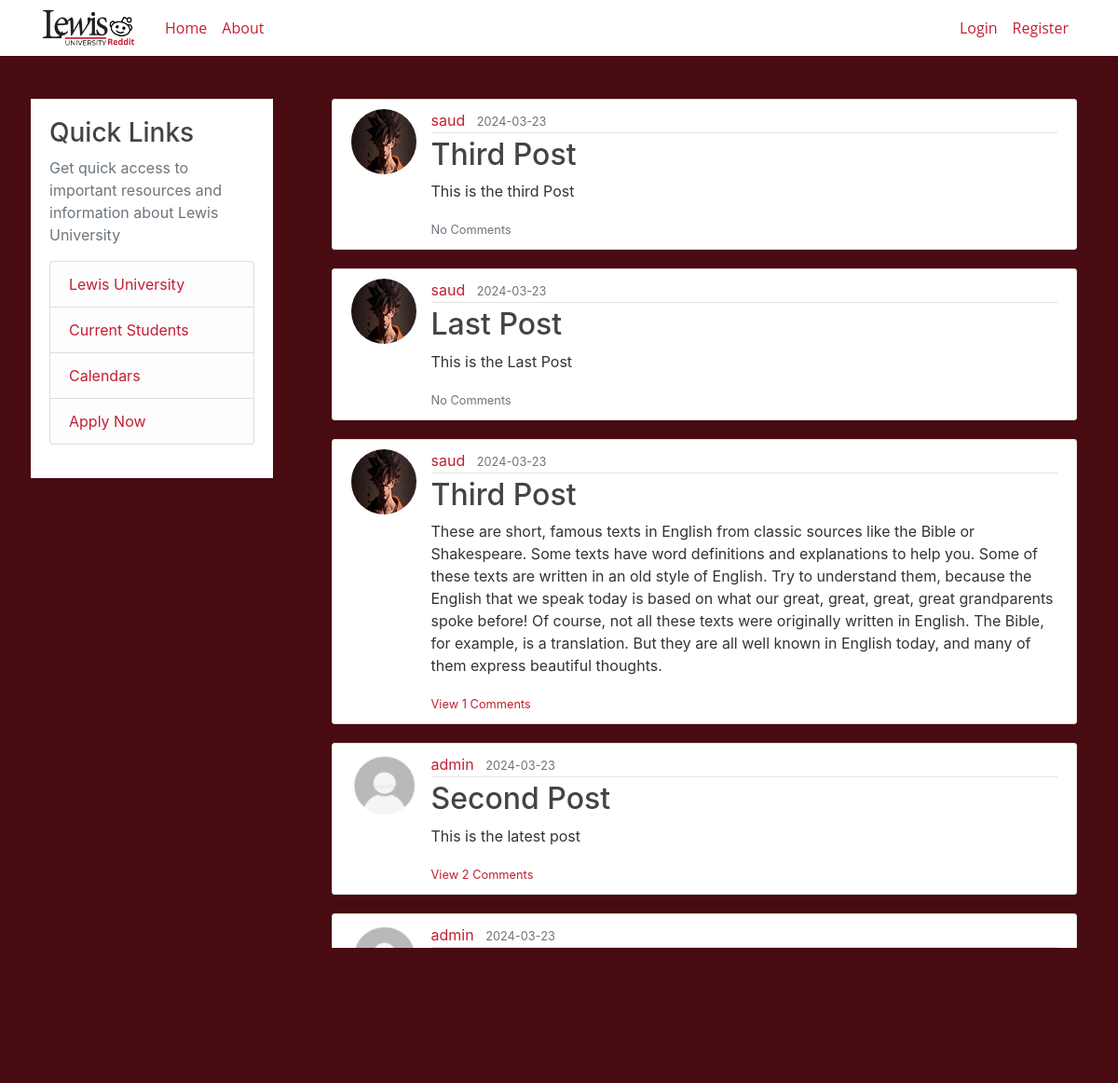
The page /home on the database its author committed.
### flaskblog/models.py (models this page shows, shortened)
class Post(db.Model):
    id = db.Column(db.Integer, primary_key=True)
    title = db.Column(db.String(100), nullable=False)
    date_posted = db.Column(db.DateTime, nullable=False, default=datetime.utcnow)
    content = db.Column(db.Text, nullable=False)
    user_id = db.Column(db.Integer, db.ForeignKey('user.id',ondelete='CASCADE'), nullable=False)
    comments = db.relationship('Comment', backref='post', passive_deletes=True)

class User(db.Model, UserMixin):
    id = db.Column(db.Integer, primary_key=True)
    username = db.Column(db.String(20), unique=True, nullable=False)
    email = db.Column(db.String(120), unique=True, nullable=False)
    image_file = db.Column(db.String(20), nullable=False, default='default.jpg')
    password = db.Column(db.String(60), nullable=False)
    posts = db.relationship('Post', backref='author', lazy=True)
    comments = db.relationship('Comment', backref='author', lazy=True)

### flaskblog/routes.py (the view)
@app.route("/")
@app.route("/home")
def home():
    posts = Post.query.order_by(Post.date_posted.desc())
    return render_template('home.html', title = "Home", posts=posts)

### flaskblog/templates/home.html (shortened to what this page needs)
{% extends "layout.html" %}
{% block content %}
<div class="row">
  <div class="col-md-3">
    <div class="sidebar-content-section ml-5" style="padding:20px; background-color: white;">
      <h3>Quick Links</h3>
      <p class='text-muted'>Get quick access to important resources and information about Lewis University
        <ul class="list-group">
          <li class="list-group-item list-group-item-light">
            <a href="https://www.lewisu.edu/index.htm" target="_blank">Lewis University</a>
          </li>
          <li class="list-group-item list-group-item-light">
            <a href="https://www.lewisu.edu/portals/currentportal.htm" target="_blank">Current Students</a>
          </li>
          <li class="list-group-item list-group-item-light">
            <a href="https://www.lewisu.edu/academics/academiccalendar.htm" target="_blank">Calendars</a>
          </li>
          <li class="list-group-item list-group-item-light">
            <a href="https://www.lewisu.edu/admissions/application.htm" target="_blank">Apply Now</a>
          </li>
        </ul>
      </p>
    </div>
  </div>
  <div class="col-md-9">
    {% for post in posts %}
    <div class="container-fluid">
      <article class="media home-container ml-5">
        <img class="rounded-circle article-img" src="{{ url_for('static', filename='profile_pics/' + post.author.image_file) }}">
        <div class="media-body">
          <div class="article-metadata">
            <a class="mr-2" href="{{ url_for('user_posts', username=post.author.username) }}">{{ post.author.username }}</a>
            <small class="text-muted">{{ post.date_posted.strftime('%Y-%m-%d') }}</small>
          </div>
          <h2><a class="article-title" href="{{ url_for('post', post_id=post.id) }}">{{ post.title }}</a></h2>
          <p class="article-content">{{ post.content }}</p>
          <p class="card-text">
            {% if post.comments|length > 0 %}
            <a data-bs-toggle="collapse" href="#comments-{{post.id}}" role="button">
              <small>View {{post.comments|length}} Comments</small>
            </a>
            {% else %}
            <small class="text-muted">No Comments</small>
            {% endif %}
          </p>
        </div>
      </article>
    </div>
    {% endfor %}
  </div>
</div>
{% endblock content %}

### flaskblog/static/main.css (style rules this page uses)
body { background: #480B12; color: #333333; margin-top: 8rem; }
h1, h2, h3, h4, h5, h6 { color: #444444; }
.article-title { color: #444444; }
.article-content { white-space: pre-line; }
.article-img { height: 70px; width: 70px; margin-right: 16px; }
.article-metadata { padding-bottom: 1px; margin-bottom: 4px; border-bottom: 1px solid #e3e3e3 }
a { color: #C31F33; }
.home-container { background: #ffffff; padding: 10px 20px; border: 1px solid #dddddd; border-radius: 3px; margin-bottom: 20px; width: 800px; }
[class^="col-"] { padding-right: 0; padding-left: 0; }

### rows shown on the page
Post: image_file (picture), author.username "saud", date_posted "2024-03-23", title "Third Post", content "This is the third Post", shows "No Comments"
Post: image_file (picture), author.username "saud", date_posted "2024-03-23", title "Last Post", content "This is the Last Post", shows "No Comments"
Post: image_file (picture), author.username "saud", date_posted "2024-03-23", title "Third Post", content "These are short, famous texts in English from classic sources like the Bible or Shakespeare. Some texts have word definitions and explanations to help you. Some of these texts are written in an old style of English. Try to understand them, because the English that we speak today is based on what our great, great, great, great grandparents spoke before! Of course, not all these texts were originally written in English. The Bible, for example, is a translation. But they are all well known in English today, and many of them express beautiful thoughts.", comments|length "1"
Post: image_file (placeholder picture), author.username "admin", date_posted "2024-03-23", title "Second Post", content "This is the latest post", comments|length "2"
Post: image_file (placeholder picture), author.username "admin", date_posted "2024-03-23"
